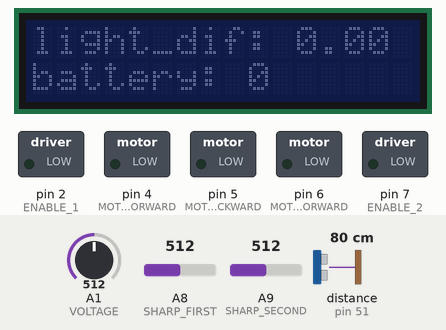
This sketch was run on a simulated Arduino Mega 2560, built with avr-gcc and run on an emulated ATmega2560. Parts: 16×2 character LCD, switched loads named in the sketch (green lamp = pin HIGH). Wiring (inferred from the names in the program): ultrasonic range finder: trigger pin 53; echo pin 51. Dashed ring = blinking. Inputs (shaded band) come from the test bench; at power-on: A1 (VOLTAGE) = 512, A8 (SHARP_FIRST) = 512, A9 (SHARP_SECOND) = 512, distance to the obstacle (sensor on pin 51) 80 cm. The echo pulse lasts 58.3 µs per cm; pins used as bus, display or sensor lines are not drawn.

Above: at 1.2 s.
1.3 s: A1 (VOLTAGE) set to 660
At 2.9 s:
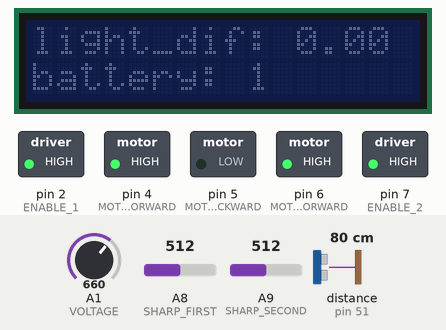
Timing chart, 0 to 10.6 s (numbered marks = the images above; inputs shaded):
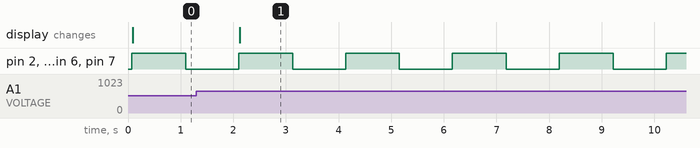

The sketch:

P10A1-SeguidorDeLuz.ino
```cpp
#include <LiquidCrystal_I2C.h>  //Incluimos la libreria para comunicarnos por I2C con el LCD

LiquidCrystal_I2C lcd(0x27, 16, 2);
#define MOTOR_A_FORWARD 4      // Pin de control del motor A
#define MOTOR_A_BACKWARD 3     // Pin de control del motor A
#define MOTOR_B_FORWARD 6      // Pin de control del motor b
#define MOTOR_A_BACKWARD 5     // Pin de control del motor b
#define ENABLE_1 2             // Enable motor 1
#define ENABLE_2 7             // Enable motor 2
#define VOLTAGE A1             // medidor de VOLTAGE
#define FOTORESISTOR_RIGHT A2  // primer fotoresistor
#define FOTORESISTOR_LEFT A3   // segundo fotoresistor
#define FOTORESISTOR_BACK A4   // tercer fotoresistor
#define FOTORESISTOR_RC A5     // cuarto fotoresistor
#define TRIGGER 53             // pin de TRIGGERger
#define ECHO 51                // pin de ECHO
#define SHARP_FIRST A8         // primer sensor sharp
#define SHARP_SECOND A9        // segundo sensor sharp

float VOLTAGEI, VOLTAGEA, VOLTAGERC, VOLTAGED, vSHARP_FIRST, vSHARP_SECOND, VOLTAGESistema, diferencia_luz, US_Sensor;  // definimos las variables que guardaran lo obtenido por los pines
int battery;
boolean obs;

void setup() {
    // put your setup code here, to run once:
    // Definimos la comunicaciòn serial e inicializamos todos nuestros puertos como salidas para el motor y el de ECHO del ultrasonico como entrada. La pantalla lcd igual se inicia
    Serial.begin(9600);
    pinMode(MOTOR_A_FORWARD, OUTPUT);
    pinMode(MOTOR_A_BACKWARD, OUTPUT);
    pinMode(MOTOR_B_FORWARD, OUTPUT);
    pinMode(MOTOR_A_BACKWARD, OUTPUT);
    pinMode(ENABLE_1, OUTPUT);
    pinMode(ENABLE_2, OUTPUT);
    pinMode(TRIGGER, OUTPUT);
    pinMode(ECHO, INPUT);

    lcd.init();
}

void loop() {
    // Hacemos uso de las funciones definidas que sensan el medio y imprimen los datos

    voltageSensor();
    distanceSensor();
    followlight();
    lcd_print();
    driveRobot(1, 1);  // Movemos el robot 1 segundo hacia adelante y lo paramos
    delay(1000);
    driveRobot(0, 0);
    delay(1000);
}

// Mètodo que genera los movimientos por rueda dependiendo de las variables de entrada, mandando señales digitales al puente h
void driveRobot(float LSignal, float RSignal) {
    if (LSignal < 0 && RSignal < 0) {
        digitalWrite(MOTOR_A_BACKWARD, HIGH);
        digitalWrite(MOTOR_B_FORWARD, LOW);
        digitalWrite(ENABLE_2, 40);
        digitalWrite(MOTOR_A_BACKWARD, HIGH);
        digitalWrite(MOTOR_A_FORWARD, LOW);
        digitalWrite(ENABLE_1, 85);
    }
    if (LSignal < 0 && RSignal == 0) {
        digitalWrite(MOTOR_A_BACKWARD, LOW);
        digitalWrite(MOTOR_B_FORWARD, LOW);
        digitalWrite(ENABLE_2, 0);
        digitalWrite(MOTOR_A_BACKWARD, HIGH);
        digitalWrite(MOTOR_A_FORWARD, LOW);
        digitalWrite(ENABLE_1, 85);
    }
    if (LSignal < 0 && RSignal > 0) {
        digitalWrite(MOTOR_A_BACKWARD, LOW);
        digitalWrite(MOTOR_B_FORWARD, HIGH);
        digitalWrite(ENABLE_2, 40);
        digitalWrite(MOTOR_A_BACKWARD, HIGH);
        digitalWrite(MOTOR_A_FORWARD, LOW);
        digitalWrite(ENABLE_1, 85);
    }
    if (LSignal == 0 && RSignal == 0) {
        digitalWrite(MOTOR_A_BACKWARD, LOW);
        digitalWrite(MOTOR_B_FORWARD, LOW);
        digitalWrite(ENABLE_2, 0);
        digitalWrite(MOTOR_A_BACKWARD, LOW);
        digitalWrite(MOTOR_A_FORWARD, LOW);
        digitalWrite(ENABLE_1, 0);
    }
    if (LSignal == 0 && RSignal < 0) {
        digitalWrite(MOTOR_A_BACKWARD, HIGH);
        digitalWrite(MOTOR_B_FORWARD, LOW);
        digitalWrite(ENABLE_2, 40);
        digitalWrite(MOTOR_A_BACKWARD, LOW);
        digitalWrite(MOTOR_A_FORWARD, LOW);
        digitalWrite(ENABLE_1, 0);
    }
    if (LSignal == 0 && RSignal > 0) {
        digitalWrite(MOTOR_A_BACKWARD, LOW);
        digitalWrite(MOTOR_B_FORWARD, HIGH);
        digitalWrite(ENABLE_2, 40);
        digitalWrite(MOTOR_A_BACKWARD, LOW);
        digitalWrite(MOTOR_A_FORWARD, LOW);
        digitalWrite(ENABLE_1, 85);
    }
    if (LSignal > 0 && RSignal > 0) {
        digitalWrite(MOTOR_A_BACKWARD, LOW);
        digitalWrite(MOTOR_B_FORWARD, HIGH);
        digitalWrite(ENABLE_2, 40);
        digitalWrite(MOTOR_A_BACKWARD, LOW);
        digitalWrite(MOTOR_A_FORWARD, HIGH);
        digitalWrite(ENABLE_1, 85);
    }
    if (LSignal > 0 && RSignal == 0) {
        digitalWrite(MOTOR_A_BACKWARD, LOW);
        digitalWrite(MOTOR_B_FORWARD, LOW);
        digitalWrite(ENABLE_2, 40);
        digitalWrite(MOTOR_A_BACKWARD, LOW);
        digitalWrite(MOTOR_A_FORWARD, HIGH);
        digitalWrite(ENABLE_1, 85);
    }
    if (LSignal > 0 && RSignal < 0) {
        digitalWrite(MOTOR_A_BACKWARD, HIGH);
        digitalWrite(MOTOR_B_FORWARD, LOW);
        digitalWrite(ENABLE_2, 40);
        digitalWrite(MOTOR_A_BACKWARD, LOW);
        digitalWrite(MOTOR_A_FORWARD, HIGH);
        digitalWrite(ENABLE_1, 85);
    }
}
void voltageSensor() {
    VOLTAGESistema = analogRead(VOLTAGE);  // leemos el VOLTAGE de alimentación y si es menor a 650 bits ponemos battery = 0 para alertar de bajo voltage
    if (VOLTAGESistema > 650) {
        battery = 1;
    } else {
        battery = 0;
    }
}
void lightSensor() {
    VOLTAGED = analogRead(FOTORESISTOR_RIGHT);  // Sensamos la luz del medio con cuatro fotoresistores y usamos las de los lados para calcular la diferencia
    VOLTAGEI = analogRead(FOTORESISTOR_LEFT);
    VOLTAGEA = analogRead(FOTORESISTOR_BACK);
    diferencia_luz = VOLTAGED - VOLTAGEI;
    lcd.setCursor(0, 0);
    lcd.print("L: ");
    lcd.print(VOLTAGEI);
    lcd.setCursor(12, 0);
    lcd.print("D: ");  // En el lcd imprimimos los datos para tener una interfaz del estado del robot
    lcd.print(VOLTAGED);
    lcd.setCursor(0, 1);
    lcd.print("D: ");
    lcd.print(diferencia_luz);
    lcd.setCursor(8, 1);
    lcd.print("A: ");
    lcd.print(VOLTAGEA);
}
bool distanceSensor() {
    vSHARP_FIRST = analogRead(SHARP_FIRST);
    vSHARP_SECOND = analogRead(SHARP_SECOND);  // Sensamos los objetos que estan proximos a la locomocion con tres sensores (Dos Sharp y uno US)

    vSHARP_FIRST = 1990 * (pow(vSHARP_FIRST, -0.921));  // Funcion de lectura del sharp
    vSHARP_SECOND = 1990 * (pow(vSHARP_SECOND, -0.921));
    // Distancia con  ultrasònico
    digitalWrite(TRIGGER, LOW);  // Hacemos el envío y recepción del pulso ultrasonico
    delayMicroseconds(2);

    digitalWrite(TRIGGER, HIGH);
    delayMicroseconds(10);
    digitalWrite(TRIGGER, LOW);

    US_Sensor = pulseIn(ECHO, HIGH);  // Calculamos la distancia que registro a partir de las lecturas
    US_Sensor = US_Sensor * 0.0343 / 2;
    if (US_Sensor < 8) {
        obs = true;
    } else {
        obs = false;
    }
}

void followlight() {  // En esta función seguiremos la luz haciendo llamar la función driverobot

    if (diferencia_luz < -300) {
        driveRobot(1, -1);  // corregimos por unos segundos hacia la derecha
        delay(500);
        driveRobot(1, 1);
    } else if (diferencia_luz > 300) {
        driveRobot(-1, 1);  // Corregimos unos milisegundos a la derecha
        delay(200);
        driveRobot(1, 1);

    } else {
        driveRobot(1, 1);  // estara en el umbral de luz para indicar que esta delante
    }
}
void lcd_print() {
    lcd.setCursor(0, 0);  // Imprimimos la diferencia de luz entre el lado derECHO y izquierdo y tambien imprimimos el valor de battery
    lcd.print("light_dif: ");
    lcd.print(diferencia_luz);
    lcd.setCursor(0, 1);
    lcd.print("battery: ");
    lcd.print(battery);
}
```

Measured:
- after the input at 1.3 s, the display: changes after 0.83 s (image 1)
- by itself, pin 2 (ENABLE_1), pin 4 (MOTOR_A_FORWARD), pin 6 (MOTOR_B_FORWARD), pin 7 (ENABLE_2): alternates HIGH for 1.0 s and LOW for 1.0 s
